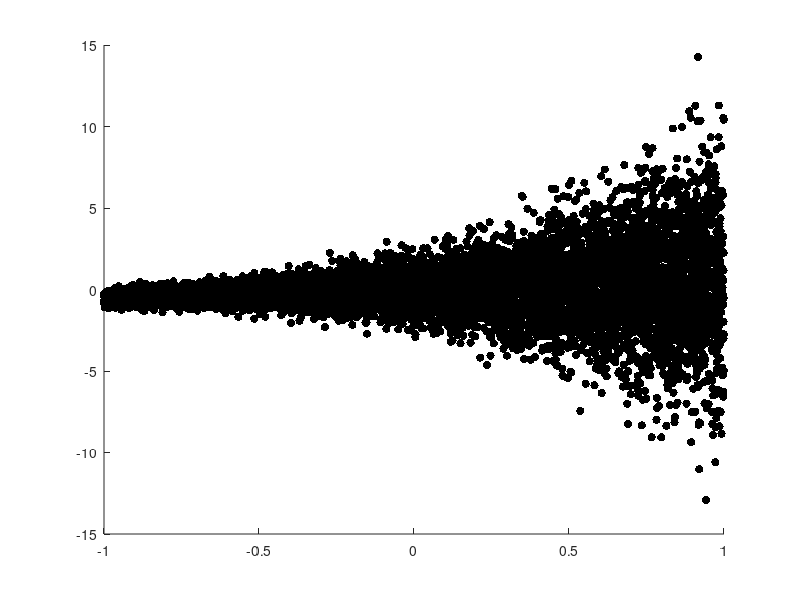

Here is the MATLAB script that generated this plot: (Note: this script raises an error after producing the figure.)
% Exercise - Understanding the method of paired bootstrap

%% 1. Aim of the exercise
% To learn about the method of paired bootstrap.

%% 2. Theory
% Refer to the accompanying PDF file for the theory.

%% 3. Set values for the parameters of the simulation

% 3.1. Clear the memory
clear;

% 3.2. Set the number of simulations as the number of bootstrap samples
N_sim = 5000;

%% 4. Generate population data

% 4.1. Set the population size
N_obs_pop = 10000;

% 4.2. Generate data for the independent variable
X_pop = [random('Uniform',-1,1,[N_obs_pop,1])];

% 4.3. Heteroskedasticity parameter 
Gamma = 1.5; 

% 4.4. Generate error
u_pop = random('Normal',0,exp(X_pop*Gamma),[N_obs_pop,1]);

% 4.5. Set true beta of the model
B_true = 0.5; 

% 4.6. Generate y
y_pop = X_pop*B_true+u_pop;

% 4.7. Create the population (paired) data
data_pop = [y_pop X_pop];

%% 5. Plot the scatter diagram and the OLS fitted line
figure;
scatter(X_pop,y_pop,'filled','MarkerFaceColor','black');
hold on
h = lsline;
set(h,'Color','blue','LineWidth',2);
xlabel('X');
ylabel('y');
title('Fig. 1. Simulated heteroskedastic data');
hold off;

%% 6. Generate sample data

% 6.1. Set the sample size
N_obs_sample = 500;

% 6.2. Draw a sample from the population
data_sample = datasample(data_pop,N_obs_sample,'Replace',false);

%% 7. Draw (bootsrap) samples from the sample 

% 7.1. Preallocate vector to store coefficient estimates
B_hats_data_samples_boot = NaN(N_sim,1);

% 7.2. Draw samples from the original sample and compute the coefficient estimate each time 
for i = 1:N_sim
    data_samples_boot = datasample(data_sample,N_obs_sample,'Replace',true);
    y = data_samples_boot(:,1);
    X = data_samples_boot(:,2);
    LSS = exercisefunctionlss(y,X); 
    B_hats_data_samples_boot(i) = LSS.B_hat(1,1); 
end

%% 8. Draw samples from the population

% 8.1. Preallocate vector to store coeficient estimates
B_hats_data_samples_pop = NaN(N_sim,1);

% 8.2. Draw samples from the population and compute the coefficient estimate each time
for i = 1:N_sim
    data_samples_pop = datasample(data_pop,N_obs_sample,'Replace',false);
    y = data_samples_pop(:,1);
    X = data_samples_pop(:,2);
    LSS = exercisefunctionlss(y,X); 
    B_hats_data_samples_pop(i) = LSS.B_hat(1,1); 
end

%% 9. Plot the estimated PDFs
figure;
hold on
ksdensity(B_hats_data_samples_boot,'function','pdf');
ksdensity(B_hats_data_samples_pop,'function','pdf');
xline(B_true,'Color','black');
ylabel('Density');
xlabel('B\_hat');
legend('Bootstrap sampling','Population sampling','B\_true');
title('Fig. 2. PDF comparison: bootstrap B\_hat vs. population sample B\_hat');
hold off;

%% 10. Plot the estimated CDFs
figure;
hold on
ksdensity(B_hats_data_samples_boot,'function','cdf');
ksdensity(B_hats_data_samples_pop,'function','cdf');
ylabel('Cumulative distribution');
xlabel('B\_hat');
legend('Bootstrap sampling','Population sampling');
title('Fig. 3. CDF comparison: bootstrap B\_hat vs. population sample B\_hat');
hold off
